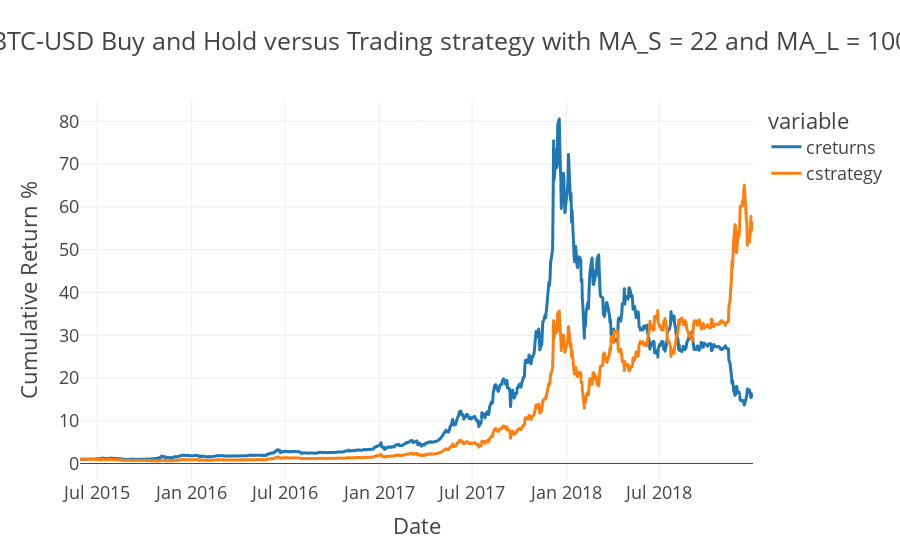

Here is the notebook cell this chart was saved with:
### Code cell
tester.plot_results()

### Figure 1 — Plotly figure (JSON) as saved in the notebook; plotly's stock layout.template omitted (floating-point values rounded to 4 significant figures; data arrays with more than 128 entries replaced by an {"elided": "..."} marker saying what was removed)
{"data": [{"hovertemplate": "variable=creturns<br>Date=%{x}<br>Cumulative Return %=%{y}<extra></extra>", "legendgroup": "creturns", "line": {"color": "#1F77B4", "dash": "solid"}, "marker": {"symbol": "circle"}, "mode": "lines", "name": "creturns", "showlegend": true, "type": "scattergl", "x": {"elided": "906 str values"}, "xaxis": "x", "y": {"elided": "906 float values"}, "yaxis": "y"}, {"hovertemplate": "variable=cstrategy<br>Date=%{x}<br>Cumulative Return %=%{y}<extra></extra>", "legendgroup": "cstrategy", "line": {"color": "#FF7F0E", "dash": "solid"}, "marker": {"symbol": "circle"}, "mode": "lines", "name": "cstrategy", "showlegend": true, "type": "scattergl", "x": {"elided": "906 str values"}, "xaxis": "x", "y": {"elided": "906 float values"}, "yaxis": "y"}], "layout": {"legend": {"title": {"text": "variable"}, "tracegroupgap": 0}, "title": {"text": "BTC-USD Buy and Hold versus Trading strategy with MA_S = 22 and MA_L = 100"}, "xaxis": {"anchor": "y", "domain": [0, 1], "title": {"text": "Date"}}, "yaxis": {"anchor": "x", "domain": [0, 1], "title": {"text": "Cumulative Return %"}}}}
